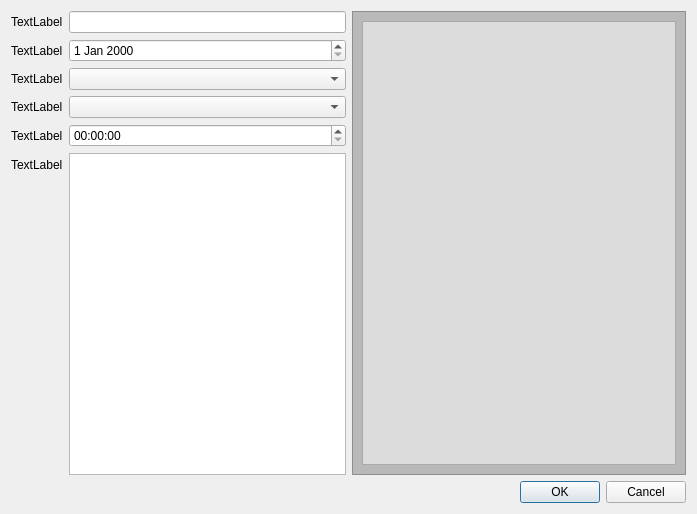
<?xml version="1.0" encoding="UTF-8"?>
<ui version="4.0">
 <class>Dialog</class>
 <widget class="QDialog" name="Dialog">
  <property name="geometry">
   <rect>
    <x>0</x>
    <y>0</y>
    <width>697</width>
    <height>514</height>
   </rect>
  </property>
  <property name="windowTitle">
   <string>Dialog</string>
  </property>
  <layout class="QVBoxLayout" name="verticalLayout_2">
   <item>
    <layout class="QHBoxLayout" name="horizontalLayout">
     <item>
      <layout class="QFormLayout" name="formLayout">
       <item row="0" column="0">
        <widget class="QLabel" name="label">
         <property name="text">
          <string>TextLabel</string>
         </property>
        </widget>
       </item>
       <item row="0" column="1">
        <widget class="QLineEdit" name="lineEdit"/>
       </item>
       <item row="1" column="0">
        <widget class="QLabel" name="label_2">
         <property name="text">
          <string>TextLabel</string>
         </property>
        </widget>
       </item>
       <item row="1" column="1">
        <widget class="QDateEdit" name="dateEdit"/>
       </item>
       <item row="2" column="0">
        <widget class="QLabel" name="label_3">
         <property name="text">
          <string>TextLabel</string>
         </property>
        </widget>
       </item>
       <item row="2" column="1">
        <widget class="QComboBox" name="comboBox"/>
       </item>
       <item row="3" column="0">
        <widget class="QLabel" name="label_4">
         <property name="text">
          <string>TextLabel</string>
         </property>
        </widget>
       </item>
       <item row="3" column="1">
        <widget class="QComboBox" name="comboBox_2"/>
       </item>
       <item row="4" column="0">
        <widget class="QLabel" name="label_6">
         <property name="text">
          <string>TextLabel</string>
         </property>
        </widget>
       </item>
       <item row="4" column="1">
        <widget class="QTimeEdit" name="timeEdit"/>
       </item>
       <item row="5" column="0">
        <widget class="QLabel" name="label_5">
         <property name="text">
          <string>TextLabel</string>
         </property>
        </widget>
       </item>
       <item row="5" column="1">
        <widget class="QTextEdit" name="textEdit"/>
       </item>
      </layout>
     </item>
     <item>
      <widget class="QFrame" name="frame">
       <property name="styleSheet">
        <string notr="true">background-color: rgb(185, 185, 185)</string>
       </property>
       <property name="frameShape">
        <enum>QFrame::StyledPanel</enum>
       </property>
       <property name="frameShadow">
        <enum>QFrame::Raised</enum>
       </property>
       <layout class="QVBoxLayout" name="verticalLayout">
        <item>
         <widget class="QPlainTextEdit" name="plainTextEdit">
          <property name="styleSheet">
           <string notr="true">background-color: rgb(220, 220, 220);</string>
          </property>
         </widget>
        </item>
       </layout>
      </widget>
     </item>
    </layout>
   </item>
   <item>
    <widget class="QDialogButtonBox" name="buttonBox">
     <property name="orientation">
      <enum>Qt::Horizontal</enum>
     </property>
     <property name="standardButtons">
      <set>QDialogButtonBox::Cancel|QDialogButtonBox::Ok</set>
     </property>
    </widget>
   </item>
  </layout>
 </widget>
 <resources/>
 <connections>
  <connection>
   <sender>buttonBox</sender>
   <signal>accepted()</signal>
   <receiver>Dialog</receiver>
   <slot>accept()</slot>
   <hints>
    <hint type="sourcelabel">
     <x>248</x>
     <y>254</y>
    </hint>
    <hint type="destinationlabel">
     <x>157</x>
     <y>274</y>
    </hint>
   </hints>
  </connection>
  <connection>
   <sender>buttonBox</sender>
   <signal>rejected()</signal>
   <receiver>Dialog</receiver>
   <slot>reject()</slot>
   <hints>
    <hint type="sourcelabel">
     <x>316</x>
     <y>260</y>
    </hint>
    <hint type="destinationlabel">
     <x>286</x>
     <y>274</y>
    </hint>
   </hints>
  </connection>
 </connections>
</ui>
